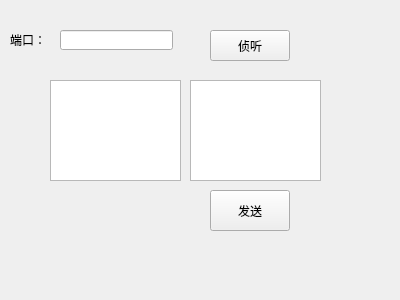
<?xml version="1.0" encoding="UTF-8"?>
<ui version="4.0">
 <class>Server</class>
 <widget class="QWidget" name="Server">
  <property name="geometry">
   <rect>
    <x>0</x>
    <y>0</y>
    <width>400</width>
    <height>300</height>
   </rect>
  </property>
  <property name="windowTitle">
   <string>Server</string>
  </property>
  <widget class="QLabel" name="label">
   <property name="geometry">
    <rect>
     <x>10</x>
     <y>30</y>
     <width>51</width>
     <height>20</height>
    </rect>
   </property>
   <property name="text">
    <string>端口：</string>
   </property>
  </widget>
  <widget class="QLineEdit" name="lineEdit_Port">
   <property name="geometry">
    <rect>
     <x>60</x>
     <y>30</y>
     <width>113</width>
     <height>20</height>
    </rect>
   </property>
  </widget>
  <widget class="QPushButton" name="pushButton_Listen">
   <property name="geometry">
    <rect>
     <x>210</x>
     <y>30</y>
     <width>80</width>
     <height>31</height>
    </rect>
   </property>
   <property name="text">
    <string>侦听</string>
   </property>
  </widget>
  <widget class="QTextEdit" name="textEdit_Recv">
   <property name="geometry">
    <rect>
     <x>50</x>
     <y>80</y>
     <width>131</width>
     <height>101</height>
    </rect>
   </property>
  </widget>
  <widget class="QTextEdit" name="textEdit_Send">
   <property name="geometry">
    <rect>
     <x>190</x>
     <y>80</y>
     <width>131</width>
     <height>101</height>
    </rect>
   </property>
  </widget>
  <widget class="QPushButton" name="pushButton_Send">
   <property name="geometry">
    <rect>
     <x>210</x>
     <y>190</y>
     <width>80</width>
     <height>41</height>
    </rect>
   </property>
   <property name="text">
    <string>发送</string>
   </property>
  </widget>
 </widget>
 <layoutdefault spacing="6" margin="11"/>
 <resources/>
 <connections/>
</ui>
